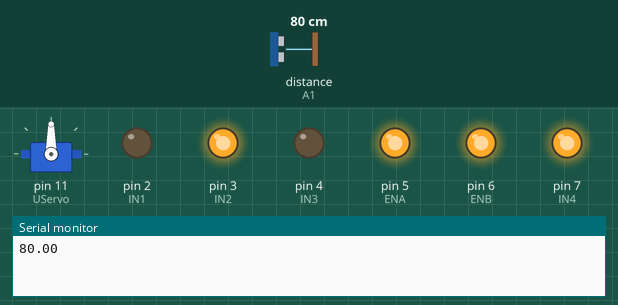
Simulated run of this program. Board: Arduino Uno, built with avr-gcc and run on an emulated ATmega328P. On the bench: servo, output pins drawn as LEDs (lit = HIGH), the last lines printed to the serial monitor. The inputs (shaded band) are chosen by the test bench; at power-on: distance to the obstacle (sensor on A1) 80 cm. The echo pulse lasts 58.3 µs per cm.

Above: at 3.2 s.
3.3 s: distance to the obstacle (sensor on A1) set to 28 cm
4.8 s: distance to the obstacle (sensor on A1) set to 21 cm
At 5.2 s:
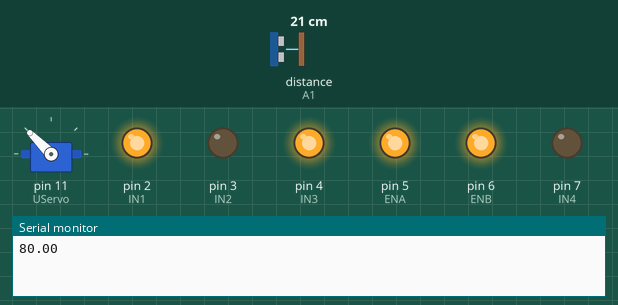
6.3 s: distance to the obstacle (sensor on A1) set to 37 cm
7.8 s: distance to the obstacle (sensor on A1) set to 45 cm
At 9.8 s:
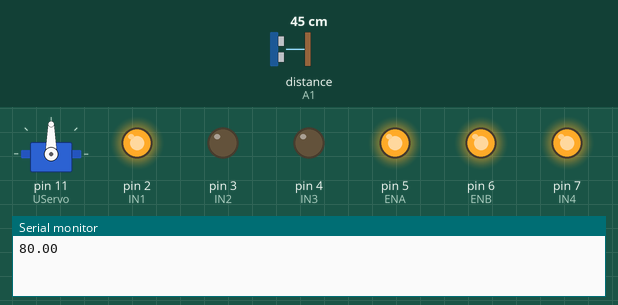
10.8 s: distance to the obstacle (sensor on A1) set to 2 cm
At 12.0 s:
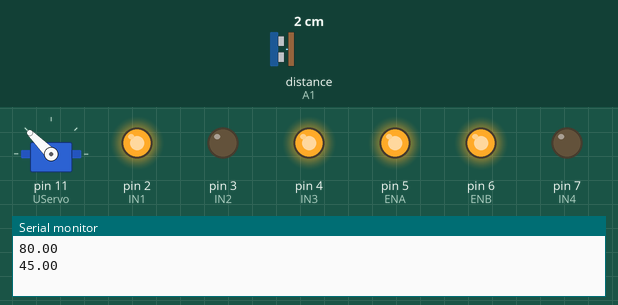
12.3 s: distance to the obstacle (sensor on A1) set to 60 cm
At 12.7 s:
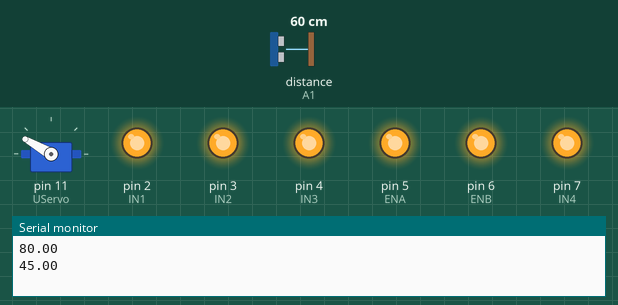
Timing chart, 0 to 15.9 s (numbered marks = the images above; inputs shaded):
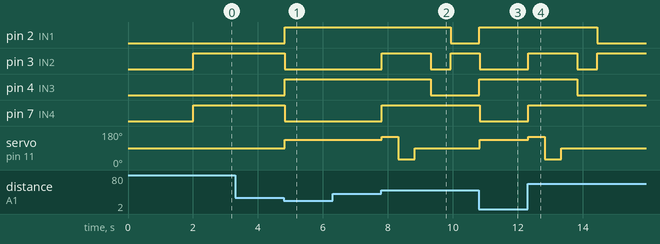

The program:

main.cpp
```cpp
#include <IRremote.h>
#include <Servo.h>
#include <Ultrasonic.h>

int IN1 = 2;  // Выводы управления мотором
int IN2 = 3;
int IN3 = 4;
int IN4 = 7;
int ENA = 5;
int ENB = 6;

Servo UServo;
int i = 0;
int j = 0;
int start = 90;  //начальное положение серво в градусах
int pos = 180;  //крайнее положение серво в градусах
bool stepUp;  //флаг для управления движением серво

//Ультразвуковой сенсор HC-SR04
const int echoPin = A1;
const int trigPin = A0;
Ultrasonic URF(A0, A1);
float distance;

// RU: Вход контроллера, к которму подключен ИК-приёмник.
const int IR_PIN = 12;
// RU: Создаём объект ИК-приёмник.
IRrecv irrecv(IR_PIN);
decode_results results;

void moveForward()  //Вперед
{
  digitalWrite(IN1, LOW);
  digitalWrite(IN2, HIGH);
  digitalWrite(IN3, LOW);
  digitalWrite(IN4, HIGH);
}

void stopMoving()  //Остановка
{
  digitalWrite(IN1, HIGH);
  digitalWrite(IN2, HIGH);
  digitalWrite(IN3, HIGH);
  digitalWrite(IN4, HIGH);
}

void moveBack()  //Назад
{
  digitalWrite(IN1, HIGH);
  digitalWrite(IN2, LOW);
  digitalWrite(IN3, HIGH);
  digitalWrite(IN4, LOW);
}

void turnLeft()  //Влево
{
  digitalWrite(IN1, LOW);
  digitalWrite(IN2, HIGH);
  digitalWrite(IN3, HIGH);
  digitalWrite(IN4, LOW);
}

void turnRight()  //Вправо
{
  digitalWrite(IN1, HIGH);
  digitalWrite(IN2, LOW);
  digitalWrite(IN3, LOW);
  digitalWrite(IN4, HIGH);
}

void autoMode()  //Автоматический режим с предотвращением врезания в препятствия
{
  UServo.write(90);
  for (;;) {
    distance = URF.distanceRead();
    Serial.println(distance);
    while (distance >= 25 || distance == 0) {
      distance = URF.distanceRead();
      moveForward();

      delay(10);
    }
    stopMoving();
    UServo.write(135);

    while (distance <= 40 || distance == 0) {
      distance = URF.distanceRead();
      moveBack();

      delay(10);
    }

    stopMoving();

    UServo.write(150);
    delay(500);
    int rightDistance = URF.distanceRead();

    UServo.write(30);
    delay(500);
    int leftDistance = URF.distanceRead();

    UServo.write(90);
    delay(500);

    if (rightDistance > leftDistance) {
      for (int t = 0; t < 7000; t++) {
        turnLeft();
      }
    } else {
      for (int t = 0; t < 7000; t++) {
        turnRight();
      }
    }
    delay(500);
  }

  // Serial.println("Run...");
}

void setup() {
  pinMode(IN1, OUTPUT);
  pinMode(IN2, OUTPUT);
  pinMode(IN3, OUTPUT);
  pinMode(IN4, OUTPUT);
  pinMode(ENA, OUTPUT);
  pinMode(ENB, OUTPUT);
  analogWrite(ENA, 255);
  analogWrite(ENB, 255);
  UServo.attach(11);
  UServo.write(start);  //устанавливаем начальное положение серво
  j = start;  //
  stepUp = true;
  irrecv.enableIRIn();
  Serial.begin(115200);
  delay(2000);
}
void loop() {
  autoMode();
}
```

Measured:
- the behaviour switches between 25 and 24 cm on distance to the obstacle (sensor on A1) (found by bisection; images 0 and 1)
- the behaviour switches between 40 and 41 cm on distance to the obstacle (sensor on A1) (found by bisection; images 1 and 2)
- after the input at 3.3 s, every drawn part: stays the same
- after the input at 4.8 s, pin 2 (IN1), pin 4 (IN3): LOW → HIGH at once; pin 3 (IN2), pin 7 (IN4): HIGH → LOW at once; servo on pin 11 (UServo): 90° → 135° at once
- after the input at 6.3 s, every drawn part: stays the same
- after the input at 7.8 s, pin 2 (IN1): HIGH → LOW after 2.1 s; pin 3 (IN2): LOW → HIGH at once, → LOW 1.5 s later, → HIGH 0.61 s later; pin 4 (IN3): HIGH → LOW after 1.5 s; pin 7 (IN4): LOW → HIGH at once; servo on pin 11 (UServo): 135° → 150° at once, → 30° 0.50 s later, → 90° 0.50 s later
- after the input at 10.8 s, pin 2 (IN1), pin 4 (IN3): LOW → HIGH at once; pin 3 (IN2), pin 7 (IN4): HIGH → LOW at once; servo on pin 11 (UServo): 90° → 135° at once
- after the input at 12.3 s, pin 2 (IN1): HIGH → LOW after 2.1 s; pin 3 (IN2): LOW → HIGH at once, → LOW 1.5 s later, → HIGH 0.61 s later; pin 4 (IN3): HIGH → LOW after 1.5 s; pin 7 (IN4): LOW → HIGH at once; servo on pin 11 (UServo): 135° → 150° at once, → 30° 0.50 s later, → 90° 0.50 s later
